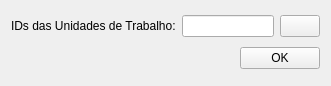
<?xml version="1.0" encoding="UTF-8"?>
<ui version="4.0">
 <class>Form</class>
 <widget class="QWidget" name="Form">
  <property name="geometry">
   <rect>
    <x>0</x>
    <y>0</y>
    <width>331</width>
    <height>86</height>
   </rect>
  </property>
  <property name="windowTitle">
   <string>Form</string>
  </property>
  <layout class="QGridLayout" name="gridLayout">
   <item row="0" column="1" colspan="2">
    <layout class="QHBoxLayout" name="horizontalLayout">
     <item>
      <widget class="QLineEdit" name="activityIdLe"/>
     </item>
     <item>
      <widget class="QPushButton" name="extractFieldBtn">
       <property name="text">
        <string/>
       </property>
      </widget>
     </item>
    </layout>
   </item>
   <item row="1" column="0" colspan="2">
    <spacer name="horizontalSpacer">
     <property name="orientation">
      <enum>Qt::Horizontal</enum>
     </property>
     <property name="sizeHint" stdset="0">
      <size>
       <width>219</width>
       <height>20</height>
      </size>
     </property>
    </spacer>
   </item>
   <item row="1" column="2">
    <widget class="QPushButton" name="okBtn">
     <property name="text">
      <string>OK</string>
     </property>
    </widget>
   </item>
   <item row="0" column="0">
    <widget class="QLabel" name="label">
     <property name="text">
      <string>IDs das Unidades de Trabalho:</string>
     </property>
    </widget>
   </item>
  </layout>
 </widget>
 <resources/>
 <connections/>
</ui>
